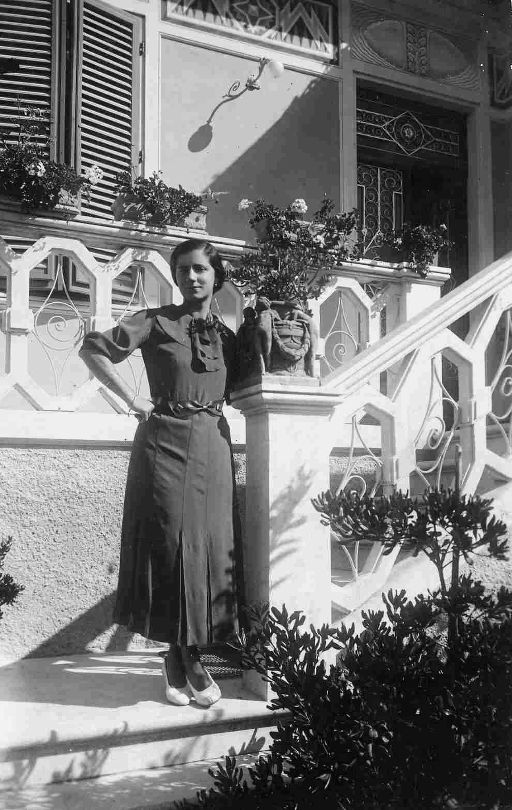
%> input picture Dora.png, 512 x 810 px; its folder holds only this picture in this run
$ octave script_for_figure3.m   (GNU Octave 9; MATLAB toolbox functions it lacks are replaced by stand-ins)
%> lines starting %> are read from the running program, lines starting %| are printed output that depends on the picture
% This script allows to reproduce the analysis shown in figure 3.
% The script reads an initial image (that can be considered as a
% two-dimensional density landscape) and then applies diffusion and
% anti-diffusion processes to it.
% There are three main possible configurations


clear all;
close all;

rng(10000); % I use the same seed
% rng shuffle; % I use a different seed
isSavingFigures = 1;

configuration = 'Dora'; % 'circles';% 'Dora'; 'cameraman'; ''
switch configuration

    case {'Dora', 'cameraman', 'Parkstead'}
        invertColours = 0; % if true invert the colours of the image before starting
        nVisibleParticles = 50; % these are particles superposed to the image to
        % visualize the diffusion and anti-diffusion process: the image does not
        % interact with these particles, but they do interact with the image.

        onlyPlotAtTheEndOfCycle = 0;

        colourMapForParticles = jet(nVisibleParticles);

        imTitle = [configuration, '_diff']; % title of saved figures
        imCounter = 1;
        figureFolder = 'figures';
        exportImageResolution = '-r300';
        isPlottingTrajectories = 1; clearTrajectoriesBeforeAntidiffusion = 1;

        iMax = 255; % the maximum value in the image at the beginning
        isBlurringWithLaplacian = 1; % using the Laplacian convolution is equivalent to taking a mean field approach
        isDeBlurringWithLaplacian = 0; % when deblurring, the laplacian convolution can produce images with negative values
        useMeanFieldForDeblurring = 1; % there isn't a useMeanFieldForBlurring because this would be equivalent to the Laplacian; in the case of deblurring
        % the further difference is whether the single particles that move
        % according to Weber's law do it probabilistically, or on average. If
        % isDeBlurringWithLaplacian, this useMeanField is ignored
%         reactionTime = 0; % if the reaction time is greater than zero, the
%         % de-blurring particles sense their environment at time t -
%         % reactionTime and move according to what they have sensed at time
%         % t
        avoidSaturationWhenDeblurring = 1; % if avoid saturation, then the particles won't move to a cell with more than iMax particles
        nBlurringSteps = 300; % 300
        nDeBlurringSteps = 300;
        nBlurringDeblurringCycles = 1;

        D = 0.01;% 0.01; % diffusion coefficient
        gamma = D ./ (1 -5*D); % anti-diffusion coefficient
        % gamma = D;% * sqrt(2);


        try
            imFileName = [configuration, '.png']; %uigetfile(); % 'cameraman.tif';%'../figures/File0493.png';%
        catch
            imFileName = [configuration, '.tif'];
        end
        % load image
        im = imread(imFileName);
%> im is the input picture: size 810x512x3 uint8; min 0, max 255, mean 118.8


    case 'circles'
        invertColours = 0; % if true invert the colours of the image before starting
        nVisibleParticles = 50; % these are particles superposed to the image to
        % visualize the diffusion and anti-diffusion process: the image does not
        % interact with these particles, but they do interact with the image.

        onlyPlotAtTheEndOfCycle = 0;


        colourMapForParticles = jet(nVisibleParticles);

        imTitle = 'circles_diff'; % title of saved figures
        imCounter = 1;
        figureFolder = 'figures';
        exportImageResolution = '-r300';
        isPlottingTrajectories = 1; clearTrajectoriesBeforeAntidiffusion = 1;

        iMax = 255; % the maximum value in the image at the beginning
        isBlurringWithLaplacian = 1; % using the Laplacian convolution is equivalent to taking a mean field approach
        isDeBlurringWithLaplacian = 0; % when deblurring, the laplacian convolution can produce images with negative values
        useMeanFieldForDeblurring = 1; % there isn't a useMeanFieldForBlurring because this would be equivalent to the Laplacian; in the case of deblurring
        % the further difference is whether the single particles that move
        % according to Weber's law do it probabilistically, or on average. If
        % isDeBlurringWithLaplacian, this useMeanField is ignored

%         reactionTime = 0; % if the reaction time is greater than zero, the
%         % de-blurring particles sense their environment at time t -
%         % reactionTime and move according to what they have sensed at time
%         % t
        avoidSaturationWhenDeblurring = 1; % if avoid saturation, then the particles won't move to a cell with more than iMax particles
        nBlurringSteps = 300; % 300
        nDeBlurringSteps = 300;
        nBlurringDeblurringCycles = 1;

        D = 0.01;% 0.01; % diffusion coefficient
        gamma = D ./ (1 -5*D); % anti-diffusion coefficient

        imFileName = 'circles.png'; %uigetfile(); % 'cameraman.tif';%'../figures/File0493.png';%
        % load image
        im = imread(imFileName);


    case 'longterm'

        invertColours = 0; % if true invert the colours of the image before starting
        nVisibleParticles = 0; % these are particles superposed to the image to
        % visualize the diffusion and anti-diffusion process: the image does not
        % interact with these particles, but they do interact with the image.

        onlyPlotAtTheEndOfCycle = 1;


        colourMapForParticles = jet(nVisibleParticles);
        imTitle = 'longterm_diff'; % title of saved figures
        imCounter = 1;
        figureFolder = 'figures';
        exportImageResolution = '-r300';
        isPlottingTrajectories = 1;
        clearTrajectoriesBeforeAntidiffusion = 0;

        iMax = 1; % the maximum value in the image at the beginning
        isBlurringWithLaplacian = 1; % using the Laplacian convolution is equivalent to taking a mean field approach
        isDeBlurringWithLaplacian = 1; % when deblurring, the laplacian convolution can produce images with negative values
        useMeanFieldForDeblurring = 1; % there isn't a useMeanFieldForBlurring because this would be equivalent to the Laplacian; in the case of deblurring
        % the further difference is whether the single particles that move
        % according to Weber's law do it probabilistically, or on average. If
        % isDeBlurringWithLaplacian, this useMeanField is ignored

%         reactionTime = 0; % if the reaction time is greater than zero, the
%         % de-blurring particles sense their environment at time t -
%         % reactionTime and move according to what they have sensed at time
%         % t
        avoidSaturationWhenDeblurring = 1; % if avoid saturation, then the particles won't move to a cell with more than iMax particles
        nBlurringSteps = 1; % 300
        nDeBlurringSteps = 1;
        nBlurringDeblurringCycles = 15000;

        D = 0.17;% 0.01; % diffusion coefficient
        gamma = 0.9;%0.9;% D ./ (1 -5*D); % anti-diffusion coefficient


        % % create an image for testing
        % im = ones(256)*50;
        if 0
            [X,Y] = meshgrid(-64:63);
            sigmaGaussianSeed = 10;
            baseline = 0
            im = (255 - baseline) * exp(- (X.^2 + Y.^2)/(sigmaGaussianSeed^2)) + baseline;
            % im(X.^2 + Y.^2 < 40^2) = 200;
        else
            im = rand(128) * 255;% rand(128)*128+127;
        end
        % im = 200*ones(size(X));
        % im(30,30) = 201;

end


if ~exist(figureFolder, 'dir') && isSavingFigures == 1
    mkdir(figureFolder);
end


allTrajectoriesX = [];
allTrajectoriesY = [];

if isPlottingTrajectories
    allTrajectoriesX = nan(nBlurringSteps + nDeBlurringSteps + 1, nVisibleParticles); % +1 is for the first image
    allTrajectoriesY = nan(nBlurringSteps + nDeBlurringSteps + 1, nVisibleParticles);
end

if iMax >= 10000 && useMeanFieldForDeblurring == 0 && isDeBlurringWithLaplacian == 0
    warndlg('This is going to be very slow because I use binornd for simulating particle movements. I suggest using a mean field approach');
end


selectedParticlePositions = nan(nVisibleParticles, 2);


if ndims(im) == 3
    imGray = (double(rgb2gray(im))*iMax/255); % TODO: I haven't really decided if I want to use double or int
else
    imGray = (double(im)*iMax/255);
end

% int seems appropriate for the binornd function below

if invertColours
    imGray = iMax - imGray;
end


% the size of the image on top of which the particles move is given by:
imWidth = size(imGray, 2);
%> imWidth = 512
imHeight = size(imGray,1);
%> imHeight = 810


% Get a certain number of particles for visualization
cumsumGrayLevels = reshape(cumsum(imGray(:)), imHeight, imWidth);
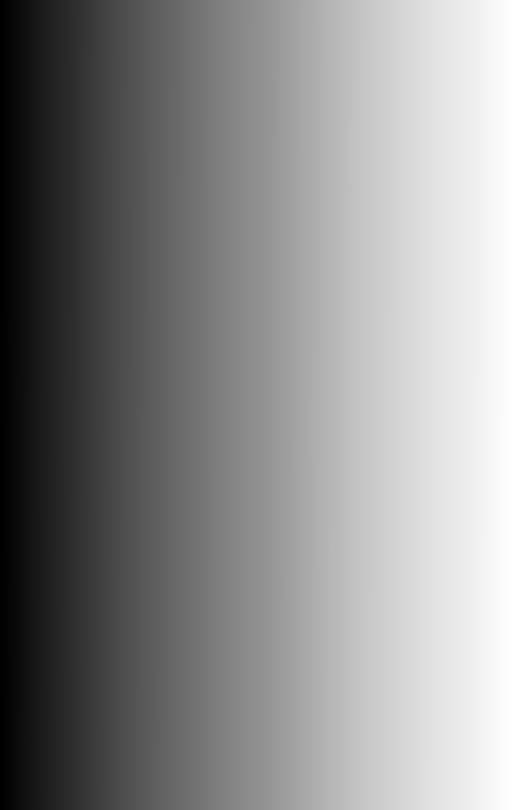
%> cumsumGrayLevels: size 810x512 double; min 34, max 49266819, mean 27041320.5; drawn with min black and max white

if isfinite(nVisibleParticles) && ceil(cumsumGrayLevels(end)) >= 1
    selectedParticles = randi(ceil(cumsumGrayLevels(end)), [nVisibleParticles, 1]);
    for jj = 1:nVisibleParticles
        [selectedParticlePositions(jj, 1),selectedParticlePositions(jj, 2)] = find(cumsumGrayLevels >= selectedParticles(jj), 1, 'first');
    end
%> after the loop, selectedParticlePositions = 50 rows, first 12: [184 266; 548 356; 597 489; 339 320; 377 328; 626 302; 616 290; 215 2; 368 386; 745 223; 735 71; 298 495]
end

% plot some particles on top of the image drawn from the distribution of
% pixel values

cla;
imagesc(imGray);% image(imGray*255/iMax)
colormap(gray)
caxis([0, iMax]);
hold on;
for pp = 1:nVisibleParticles
    plot(selectedParticlePositions(pp,2), selectedParticlePositions(pp,1), '.', 'MarkerSize', 22, 'Color', colourMapForParticles(pp,:));
end
axis off % not even necessary in this case
axis equal;
set(gca,'Units','normalized','Position',[0 0 1 1])
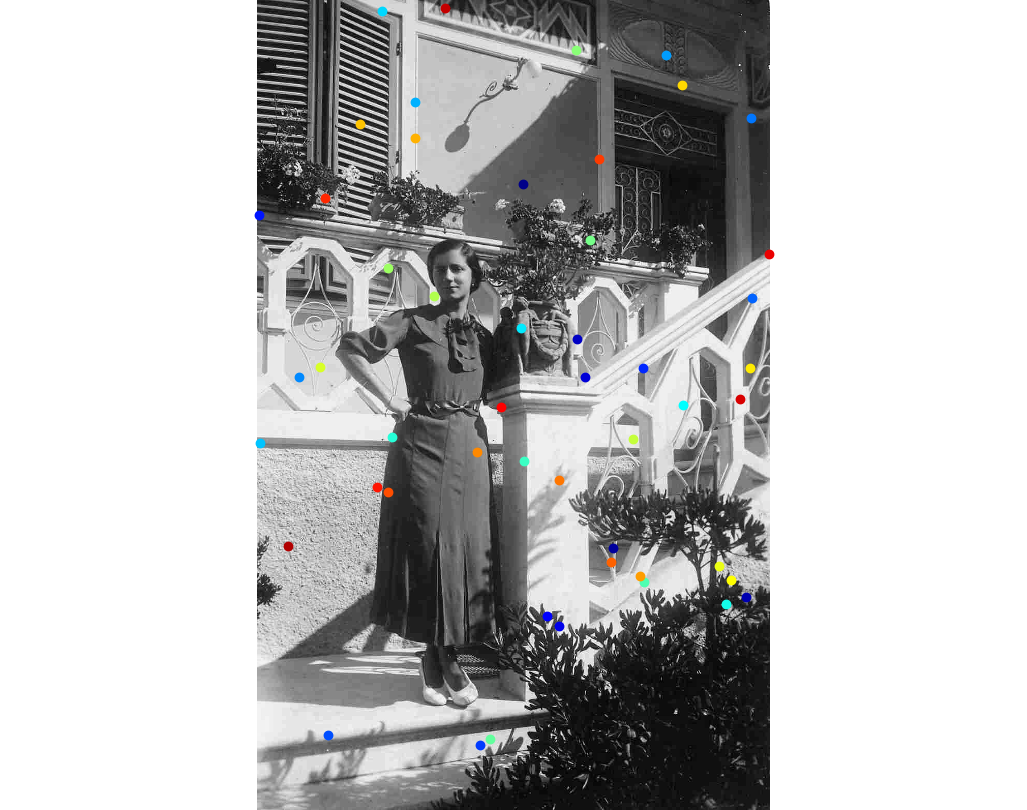
%> figure redrawn from the program's plot data
% print
% truesize(gcf,[imHeight imWidth]);


if isPlottingTrajectories && nVisibleParticles > 0
    allTrajectoriesX(imCounter,:) = selectedParticlePositions(:,2);
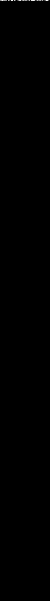
%> allTrajectoriesX: size 601x50 double; 99.83% of the values are NaN or infinite; the others: min 2, max 512, mean 276.6; drawn with min black, max white, NaN and infinite black
    allTrajectoriesY(imCounter,:) = selectedParticlePositions(:,1);
end

drawnow;


if isSavingFigures
    figureFileName = fullfile(figureFolder, sprintf('%s%05d.png',imTitle, imCounter));
    print(gcf, '-dpng', exportImageResolution, figureFileName);
    % set(gcf, 'InvertHardCopy', 'off');
    % print(gcf, '-depsc2', '-tiff', exportImageResolution, [figureFileName(1:end-3), 'eps']);
    % print(gcf, '-dtiff', exportImageResolution, [figureFileName(1:end-3), 'tiff']);

end


imCounter = imCounter + 1;


%> (the run ends here)
